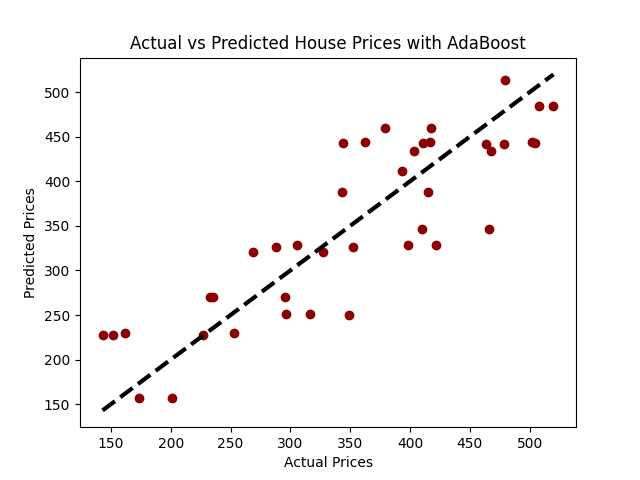

Source code (Python):
import numpy as np
import pandas as pd
import matplotlib.pyplot as plt
from sklearn.model_selection import train_test_split
from sklearn.ensemble import AdaBoostRegressor
from sklearn.metrics import mean_squared_error

# Seed for reproducibility
np.random.seed(42)

# Generate synthetic data
num_samples = 200
num_rooms = np.random.randint(3, 10, num_samples)
house_age = np.random.randint(1, 100, num_samples)
noise = np.random.normal(0, 50, num_samples)

# Assume a linear relation with price = 50*rooms + 0.5*age + noise
price = 50*num_rooms + 0.5*house_age + noise

# Create DataFrame
data = pd.DataFrame({'num_rooms': num_rooms, 'house_age': house_age, 'price': price})

# Plot
plt.scatter(data['num_rooms'], data['price'], label='Num Rooms vs Price', color = 'forestgreen')
plt.scatter(data['house_age'], data['price'], label='House Age vs Price', color = 'darkred')
plt.xlabel('Feature Value')
plt.ylabel('Price')
plt.legend()
plt.title('Scatter Plots of Features vs Price')
plt.show()

# Splitting data into training and testing sets
X = data[['num_rooms', 'house_age']]
y = data['price']
X_train, X_test, y_train, y_test = train_test_split(X, y, test_size=0.2, random_state=42)

# Initialize and train AdaBoost Regressor model
model_ab = AdaBoostRegressor(n_estimators=100, random_state=42)
model_ab.fit(X_train, y_train)

# Predictions
predictions = model_ab.predict(X_test)

# Evaluate the model
mse = mean_squared_error(y_test, predictions)
rmse = np.sqrt(mse)
print(f"Mean Squared Error: {mse:.2f}")
print(f"Root Mean Squared Error: {rmse:.2f}")

# Visualization: Actual vs Predicted Prices
plt.scatter(y_test, predictions, color = 'darkred')
plt.plot([y_test.min(), y_test.max()], [y_test.min(), y_test.max()], 'k--', lw=3)
plt.xlabel('Actual Prices')
plt.ylabel('Predicted Prices')
plt.title('Actual vs Predicted House Prices with AdaBoost')
plt.show()
